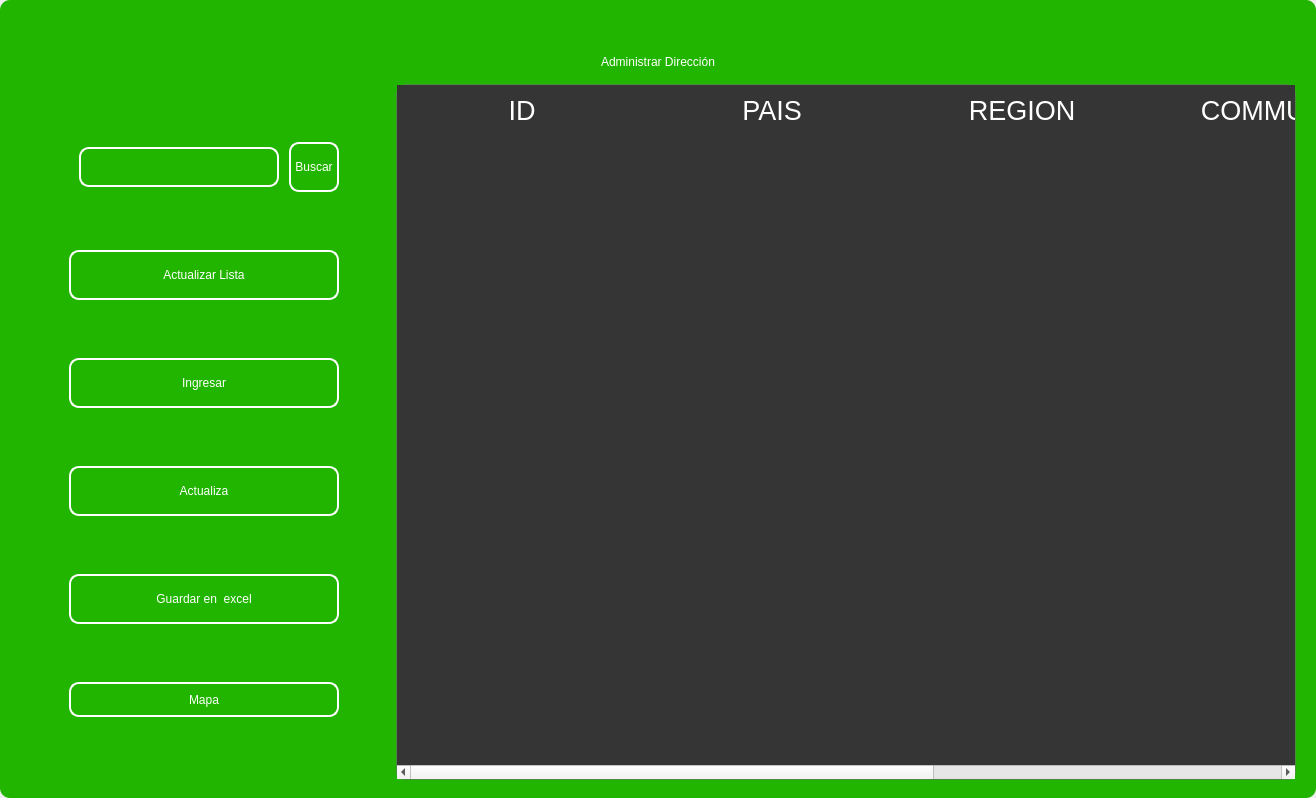
<?xml version="1.0" encoding="UTF-8"?>
<ui version="4.0">
 <class>MainWindow</class>
 <widget class="QMainWindow" name="MainWindow">
  <property name="geometry">
   <rect>
    <x>0</x>
    <y>0</y>
    <width>1316</width>
    <height>798</height>
   </rect>
  </property>
  <property name="windowTitle">
   <string>MainWindow</string>
  </property>
  <property name="styleSheet">
   <string notr="true"/>
  </property>
  <widget class="QWidget" name="centralwidget">
   <property name="styleSheet">
    <string notr="true"/>
   </property>
   <layout class="QVBoxLayout" name="verticalLayout">
    <property name="spacing">
     <number>0</number>
    </property>
    <property name="leftMargin">
     <number>0</number>
    </property>
    <property name="topMargin">
     <number>0</number>
    </property>
    <property name="rightMargin">
     <number>0</number>
    </property>
    <property name="bottomMargin">
     <number>0</number>
    </property>
    <item>
     <widget class="QFrame" name="frame">
      <property name="enabled">
       <bool>true</bool>
      </property>
      <property name="styleSheet">
       <string notr="true">
QFrame {
border-radius:10px;
background-color: rgb(33, 181, 0);
 }
</string>
      </property>
      <property name="frameShape">
       <enum>QFrame::StyledPanel</enum>
      </property>
      <property name="frameShadow">
       <enum>QFrame::Raised</enum>
      </property>
      <layout class="QVBoxLayout" name="verticalLayout_2">
       <item>
        <widget class="QFrame" name="frame_superior">
         <property name="minimumSize">
          <size>
           <width>0</width>
           <height>40</height>
          </size>
         </property>
         <property name="maximumSize">
          <size>
           <width>16777215</width>
           <height>40</height>
          </size>
         </property>
         <property name="styleSheet">
          <string notr="true">QPushButton{
border-radius:18px;
}

QPushButton:hover{
	background-color: rgb(0, 0, 0);
}
</string>
         </property>
         <property name="frameShape">
          <enum>QFrame::StyledPanel</enum>
         </property>
         <property name="frameShadow">
          <enum>QFrame::Raised</enum>
         </property>
         <layout class="QHBoxLayout" name="horizontalLayout_3">
          <property name="spacing">
           <number>4</number>
          </property>
          <property name="leftMargin">
           <number>0</number>
          </property>
          <property name="topMargin">
           <number>0</number>
          </property>
          <property name="rightMargin">
           <number>0</number>
          </property>
          <property name="bottomMargin">
           <number>0</number>
          </property>
          <item>
           <widget class="QPushButton" name="btn_icon">
            <property name="text">
             <string/>
            </property>
            <property name="iconSize">
             <size>
              <width>40</width>
              <height>40</height>
             </size>
            </property>
           </widget>
          </item>
          <item>
           <spacer name="horizontalSpacer_2">
            <property name="orientation">
             <enum>Qt::Horizontal</enum>
            </property>
            <property name="sizeHint" stdset="0">
             <size>
              <width>443</width>
              <height>20</height>
             </size>
            </property>
           </spacer>
          </item>
          <item>
           <widget class="QPushButton" name="btn_exit">
            <property name="minimumSize">
             <size>
              <width>38</width>
              <height>38</height>
             </size>
            </property>
            <property name="maximumSize">
             <size>
              <width>38</width>
              <height>38</height>
             </size>
            </property>
            <property name="cursor">
             <cursorShape>PointingHandCursor</cursorShape>
            </property>
            <property name="text">
             <string/>
            </property>
            <property name="iconSize">
             <size>
              <width>35</width>
              <height>35</height>
             </size>
            </property>
           </widget>
          </item>
          <item>
           <widget class="QPushButton" name="bt_minimizar">
            <property name="minimumSize">
             <size>
              <width>38</width>
              <height>38</height>
             </size>
            </property>
            <property name="maximumSize">
             <size>
              <width>38</width>
              <height>38</height>
             </size>
            </property>
            <property name="cursor">
             <cursorShape>PointingHandCursor</cursorShape>
            </property>
            <property name="text">
             <string/>
            </property>
            <property name="icon">
             <iconset>
              <normaloff>image/minus.svg</normaloff>image/minus.svg</iconset>
            </property>
            <property name="iconSize">
             <size>
              <width>38</width>
              <height>38</height>
             </size>
            </property>
           </widget>
          </item>
          <item>
           <widget class="QPushButton" name="bt_maximizar">
            <property name="minimumSize">
             <size>
              <width>38</width>
              <height>38</height>
             </size>
            </property>
            <property name="maximumSize">
             <size>
              <width>38</width>
              <height>38</height>
             </size>
            </property>
            <property name="cursor">
             <cursorShape>PointingHandCursor</cursorShape>
            </property>
            <property name="text">
             <string/>
            </property>
            <property name="icon">
             <iconset>
              <normaloff>image/chevron-up.svg</normaloff>image/chevron-up.svg</iconset>
            </property>
            <property name="iconSize">
             <size>
              <width>38</width>
              <height>38</height>
             </size>
            </property>
           </widget>
          </item>
          <item>
           <widget class="QPushButton" name="bt_restaurar">
            <property name="minimumSize">
             <size>
              <width>38</width>
              <height>38</height>
             </size>
            </property>
            <property name="maximumSize">
             <size>
              <width>38</width>
              <height>38</height>
             </size>
            </property>
            <property name="cursor">
             <cursorShape>PointingHandCursor</cursorShape>
            </property>
            <property name="text">
             <string/>
            </property>
            <property name="icon">
             <iconset>
              <normaloff>image/chevron-down.svg</normaloff>image/chevron-down.svg</iconset>
            </property>
            <property name="iconSize">
             <size>
              <width>38</width>
              <height>38</height>
             </size>
            </property>
           </widget>
          </item>
          <item>
           <widget class="QPushButton" name="bt_cerrar">
            <property name="minimumSize">
             <size>
              <width>38</width>
              <height>38</height>
             </size>
            </property>
            <property name="maximumSize">
             <size>
              <width>38</width>
              <height>38</height>
             </size>
            </property>
            <property name="cursor">
             <cursorShape>PointingHandCursor</cursorShape>
            </property>
            <property name="text">
             <string/>
            </property>
            <property name="icon">
             <iconset>
              <normaloff>image/x.svg</normaloff>image/x.svg</iconset>
            </property>
            <property name="iconSize">
             <size>
              <width>38</width>
              <height>38</height>
             </size>
            </property>
           </widget>
          </item>
         </layout>
        </widget>
       </item>
       <item>
        <widget class="QLabel" name="label">
         <property name="styleSheet">
          <string notr="true">font: 30pt &quot;MS Shell Dlg 2&quot;;
color: rgb(255, 255, 255);</string>
         </property>
         <property name="text">
          <string>Administrar Dirección</string>
         </property>
         <property name="alignment">
          <set>Qt::AlignCenter</set>
         </property>
        </widget>
       </item>
       <item>
        <widget class="QFrame" name="frame_3">
         <property name="minimumSize">
          <size>
           <width>0</width>
           <height>0</height>
          </size>
         </property>
         <property name="frameShape">
          <enum>QFrame::StyledPanel</enum>
         </property>
         <property name="frameShadow">
          <enum>QFrame::Raised</enum>
         </property>
         <layout class="QHBoxLayout" name="horizontalLayout_4">
          <property name="leftMargin">
           <number>9</number>
          </property>
          <property name="topMargin">
           <number>9</number>
          </property>
          <property name="rightMargin">
           <number>9</number>
          </property>
          <item>
           <layout class="QVBoxLayout" name="verticalLayout_4">
            <property name="spacing">
             <number>50</number>
            </property>
            <property name="sizeConstraint">
             <enum>QLayout::SetDefaultConstraint</enum>
            </property>
            <property name="leftMargin">
             <number>50</number>
            </property>
            <property name="topMargin">
             <number>50</number>
            </property>
            <property name="rightMargin">
             <number>50</number>
            </property>
            <property name="bottomMargin">
             <number>50</number>
            </property>
            <item>
             <layout class="QHBoxLayout" name="horizontalLayout">
              <property name="spacing">
               <number>10</number>
              </property>
              <property name="leftMargin">
               <number>10</number>
              </property>
              <property name="topMargin">
               <number>0</number>
              </property>
              <property name="bottomMargin">
               <number>0</number>
              </property>
              <item>
               <widget class="QLineEdit" name="searchtxt">
                <property name="minimumSize">
                 <size>
                  <width>200</width>
                  <height>25</height>
                 </size>
                </property>
                <property name="maximumSize">
                 <size>
                  <width>150</width>
                  <height>40</height>
                 </size>
                </property>
                <property name="styleSheet">
                 <string notr="true">QLabel {
	color: rgb(255, 255, 254);
	font: 12pt &quot;Arial&quot;;
	background-color: rgba(0, 0, 0,0);
}

QTextEdit{
background-color: rgba(0, 0, 0,0);
border-radius:10px; 
font: 12pt &quot;Arial&quot;;
color: rgb(255, 255, 254);
border: 2px solid  rgb(255, 255, 255);

}

QTextEdit:hover{
background-color: rgba(0, 0, 0,0);
border-radius:10px; 
font: 12pt &quot;Arial&quot;;
border: 2px solid  rgb(120, 0, 171);
}

QTextEdit:focus{
background-color: rgb(0, 0, 0);
border-radius:10px; 
font: 12pt &quot;Arial&quot;;
border: 2px solid rgb(120, 0, 171);
}

QLineEdit{
background-color: rgba(0, 0, 0,0);
border-radius:10px; 
font: 12pt &quot;Arial&quot;;
color: rgb(255, 255, 254);
border: 2px solid  rgb(255, 255, 255);

}

QLineEdit:hover{
background-color: rgba(0, 0, 0,0);
border-radius:10px; 
font: 12pt &quot;Arial&quot;;
border: 2px solid  rgb(120, 0, 171);
}

QLineEdit:focus{
background-color: rgb(0, 0, 0);
border-radius:10px; 
font: 12pt &quot;Arial&quot;;
border: 2px solid rgb(120, 0, 171);
}

QCheckBox{
	font: 12pt &quot;Arial&quot;;
	color: rgb(255, 255, 255);
}

QCheckBox::indicator {
    width: 18px;
    height:18px;
}

QCheckBox::indicator:unchecked {
   background-image: url(image/square.svg);
}

QCheckBox::indicator:checked {
   background-image: url(image/check-square.svg);
}

QPushButton{
border-radius:10px; 
font: 12pt &quot;Arial&quot;;
color: rgb(255, 255, 254);
border: 2px solid #ffffff;
}

QPushButton:hover{
border-radius:10px; 
font: 12pt &quot;Arial&quot;;
color: rgb(255, 255, 255);
border: 2px solid rgb(120, 0, 171);
	background-color: rgb(120, 0, 171);
}
</string>
                </property>
               </widget>
              </item>
              <item>
               <widget class="QPushButton" name="btn_search">
                <property name="sizePolicy">
                 <sizepolicy hsizetype="Minimum" vsizetype="Fixed">
                  <horstretch>0</horstretch>
                  <verstretch>0</verstretch>
                 </sizepolicy>
                </property>
                <property name="minimumSize">
                 <size>
                  <width>0</width>
                  <height>15</height>
                 </size>
                </property>
                <property name="maximumSize">
                 <size>
                  <width>100</width>
                  <height>50</height>
                 </size>
                </property>
                <property name="cursor">
                 <cursorShape>PointingHandCursor</cursorShape>
                </property>
                <property name="styleSheet">
                 <string notr="true">QPushButton{
border-radius:10px; 
font: 12pt &quot;Arial&quot;;
color: rgb(255, 255, 254);
border: 2px solid #ffffff;
}

QPushButton:hover{
border-radius:10px; 
font: 12pt &quot;Arial&quot;;
color: rgb(255, 255, 255);
border: 2px solid rgb(120, 0, 171);
	background-color: rgb(120, 0, 171);
}</string>
                </property>
                <property name="text">
                 <string>Buscar</string>
                </property>
               </widget>
              </item>
             </layout>
            </item>
            <item>
             <widget class="QPushButton" name="btn_get">
              <property name="minimumSize">
               <size>
                <width>50</width>
                <height>40</height>
               </size>
              </property>
              <property name="maximumSize">
               <size>
                <width>300</width>
                <height>50</height>
               </size>
              </property>
              <property name="cursor">
               <cursorShape>PointingHandCursor</cursorShape>
              </property>
              <property name="styleSheet">
               <string notr="true">QPushButton{
border-radius:10px; 
font: 12pt &quot;Arial&quot;;
color: rgb(255, 255, 254);
border: 2px solid #ffffff;
}

QPushButton:hover{
border-radius:10px; 
font: 12pt &quot;Arial&quot;;
color: rgb(255, 255, 255);
border: 2px solid rgb(120, 0, 171);
	background-color: rgb(120, 0, 171);
}</string>
              </property>
              <property name="text">
               <string>Actualizar Lista</string>
              </property>
              <property name="iconSize">
               <size>
                <width>35</width>
                <height>35</height>
               </size>
              </property>
             </widget>
            </item>
            <item>
             <widget class="QPushButton" name="btn_add">
              <property name="minimumSize">
               <size>
                <width>0</width>
                <height>40</height>
               </size>
              </property>
              <property name="maximumSize">
               <size>
                <width>300</width>
                <height>50</height>
               </size>
              </property>
              <property name="cursor">
               <cursorShape>PointingHandCursor</cursorShape>
              </property>
              <property name="styleSheet">
               <string notr="true">QPushButton{
border-radius:10px; 
font: 12pt &quot;Arial&quot;;
color: rgb(255, 255, 254);
border: 2px solid #ffffff;
}

QPushButton:hover{
border-radius:10px; 
font: 12pt &quot;Arial&quot;;
color: rgb(255, 255, 255);
border: 2px solid rgb(120, 0, 171);
	background-color: rgb(120, 0, 171);
}</string>
              </property>
              <property name="text">
               <string>Ingresar</string>
              </property>
              <property name="iconSize">
               <size>
                <width>35</width>
                <height>35</height>
               </size>
              </property>
             </widget>
            </item>
            <item>
             <widget class="QPushButton" name="btn_update">
              <property name="minimumSize">
               <size>
                <width>0</width>
                <height>40</height>
               </size>
              </property>
              <property name="maximumSize">
               <size>
                <width>300</width>
                <height>50</height>
               </size>
              </property>
              <property name="cursor">
               <cursorShape>PointingHandCursor</cursorShape>
              </property>
              <property name="styleSheet">
               <string notr="true">QPushButton{
border-radius:10px; 
font: 12pt &quot;Arial&quot;;
color: rgb(255, 255, 254);
border: 2px solid #ffffff;
}

QPushButton:hover{
border-radius:10px; 
font: 12pt &quot;Arial&quot;;
color: rgb(255, 255, 255);
border: 2px solid rgb(120, 0, 171);
	background-color: rgb(120, 0, 171);
}</string>
              </property>
              <property name="text">
               <string>Actualiza</string>
              </property>
              <property name="iconSize">
               <size>
                <width>35</width>
                <height>35</height>
               </size>
              </property>
             </widget>
            </item>
            <item>
             <widget class="QPushButton" name="btn_excel">
              <property name="minimumSize">
               <size>
                <width>10</width>
                <height>40</height>
               </size>
              </property>
              <property name="maximumSize">
               <size>
                <width>300</width>
                <height>50</height>
               </size>
              </property>
              <property name="cursor">
               <cursorShape>PointingHandCursor</cursorShape>
              </property>
              <property name="styleSheet">
               <string notr="true">QPushButton{
border-radius:10px; 
font: 12pt &quot;Arial&quot;;
color: rgb(255, 255, 254);
border: 2px solid #ffffff;
}

QPushButton:hover{
border-radius:10px; 
font: 12pt &quot;Arial&quot;;
color: rgb(255, 255, 255);
border: 2px solid rgb(120, 0, 171);
	background-color: rgb(120, 0, 171);
}</string>
              </property>
              <property name="text">
               <string>Guardar en  excel</string>
              </property>
              <property name="iconSize">
               <size>
                <width>35</width>
                <height>35</height>
               </size>
              </property>
             </widget>
            </item>
            <item>
             <widget class="QPushButton" name="btn_maps">
              <property name="minimumSize">
               <size>
                <width>0</width>
                <height>35</height>
               </size>
              </property>
              <property name="styleSheet">
               <string notr="true">QPushButton{
border-radius:10px; 
font: 12pt &quot;Arial&quot;;
color: rgb(255, 255, 254);
border: 2px solid #ffffff;
}

QPushButton:hover{
border-radius:10px; 
font: 12pt &quot;Arial&quot;;
color: rgb(255, 255, 255);
border: 2px solid rgb(120, 0, 171);
	background-color: rgb(120, 0, 171);
}</string>
              </property>
              <property name="text">
               <string>Mapa</string>
              </property>
             </widget>
            </item>
           </layout>
          </item>
          <item>
           <widget class="QTableWidget" name="table_address">
            <property name="minimumSize">
             <size>
              <width>900</width>
              <height>0</height>
             </size>
            </property>
            <property name="maximumSize">
             <size>
              <width>700</width>
              <height>16777215</height>
             </size>
            </property>
            <property name="styleSheet">
             <string notr="true">QTableView {

	border: 1px solid rgba(255,255,255,40);
	border-bottom-right-radius: 7px; 
	border-bottom-left-radius: 7px; 
	color: white;
	font: 15pt &quot;MS Shell Dlg 2&quot;;
	background-color: rgb(53, 53, 53);
}

QHeaderView::section {
background-color: rgb(53, 53, 53);
color: white;
border: none;
height: 50px;
font-size: 20pt;
}

QTableView::item {
    border-style: none;
    border-bottom: 1px solid rgba(255,255,255,50);
    padding-left: auto;
    padding-right: auto;
}

QTableView::item:selected{
	border: none;
	color: rgb(255, 255, 255);
    background-color: rgba(255, 255, 255, 50);
}
</string>
            </property>
            <property name="lineWidth">
             <number>1</number>
            </property>
            <property name="editTriggers">
             <set>QAbstractItemView::NoEditTriggers</set>
            </property>
            <attribute name="horizontalHeaderDefaultSectionSize">
             <number>250</number>
            </attribute>
            <column>
             <property name="text">
              <string>ID</string>
             </property>
            </column>
            <column>
             <property name="text">
              <string>PAIS</string>
             </property>
            </column>
            <column>
             <property name="text">
              <string>REGION</string>
             </property>
            </column>
            <column>
             <property name="text">
              <string>COMMUNE</string>
             </property>
            </column>
            <column>
             <property name="text">
              <string>DESCRIPCIÓN</string>
             </property>
            </column>
           </widget>
          </item>
         </layout>
        </widget>
       </item>
      </layout>
     </widget>
    </item>
   </layout>
  </widget>
 </widget>
 <resources/>
 <connections/>
</ui>
